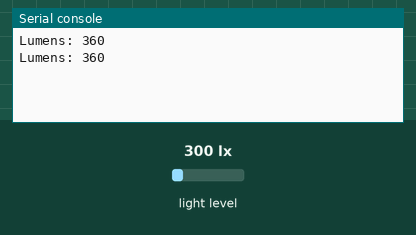
Recording of a program running on a simulated ESP32 board running MicroPython. On the bench: the last lines printed to the serial console. The test bench sets the inputs (shaded band); at power-on: light level 300 lx.

Above: at 1.2 s.
1.3 s: light level set to 40 lx
At 2.6 s:
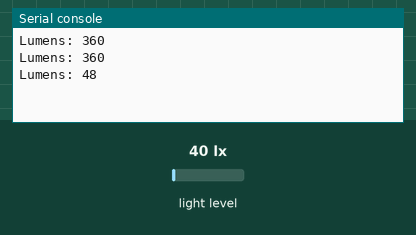
2.8 s: light level set to 500 lx
At 3.5 s:
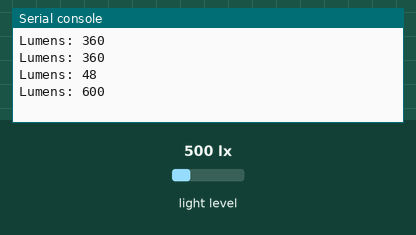
Timing chart, 0 to 5.8 s (numbered marks = the images above; inputs shaded):
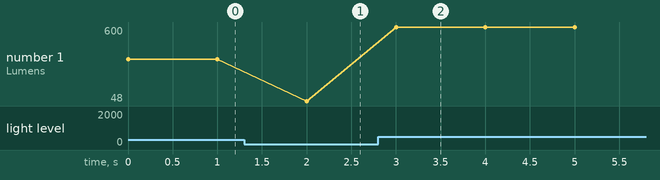

Measured:
- after the input at 1.3 s, the serial console: prints a new line after 0.70 s (image 1)
- after the input at 2.8 s, the serial console: prints a new line after 0.20 s (image 2)
- plotted number 1: 360 → 48 after the input at 1.3 s, 48 → 600 after the input at 2.8 s

The program:

8._Comunicacao_I2C_com_um_sensor_BH1750.py
```python
from machine import I2C, Pin
import time

i2c = I2C(0, scl=Pin(22), sda=Pin(21))  # GPIO 22 (SCL), GPIO 21 (SDA)
address = 0x23  # Endereço do BH1750


def read_light():
    data = i2c.readfrom(address, 2)
    return (data[0] << 8) | data[1]


while True:
    light = read_light()
    print('Lumens:', light)
    time.sleep(1)
```
